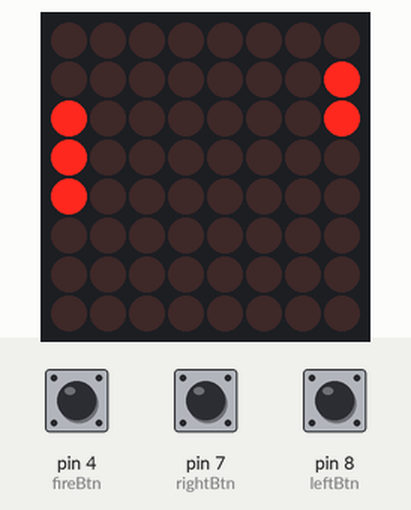
This program was run on a simulated Arduino Uno, built with avr-gcc and run on an emulated ATmega328P. On the bench: 8×8 LED matrix. The inputs (shaded band) are chosen by the test bench; at power-on: pin 4 (fireBtn) HIGH, pin 7 (rightBtn) HIGH, pin 8 (leftBtn) HIGH. Random numbers use the default seed unless the program sets one.

Above: at 1.2 s.
1.3 s: pin 4 (fireBtn) pulled LOW for 3.2 s
At 1.68 s:
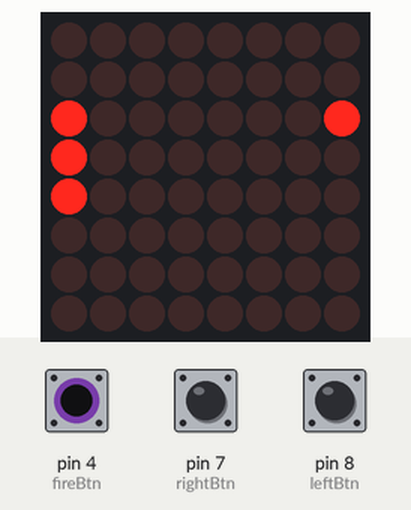
6.0 s: pin 7 (rightBtn) pulled LOW for 0.15 s
At 6.7 s:
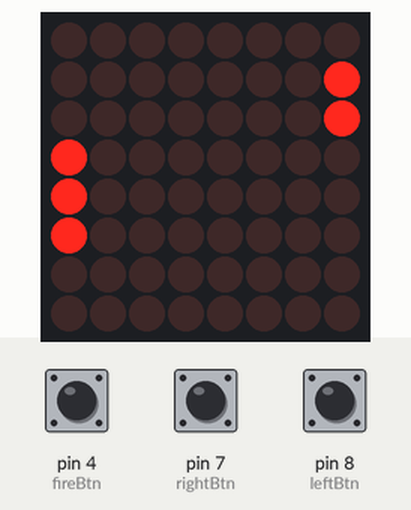
8.8 s: pin 8 (leftBtn) pulled LOW for 1 s
At 10.2 s:
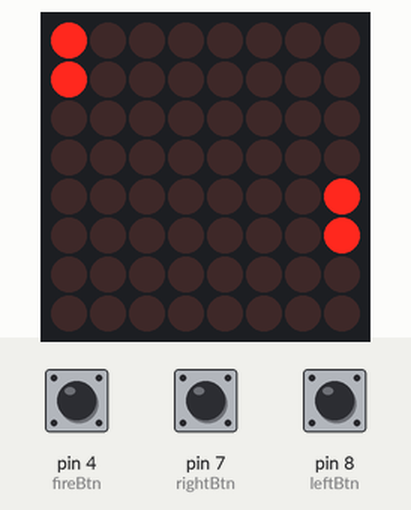
11.3 s: pin 7 (rightBtn) pulled LOW for 1 s
At 12.7 s:
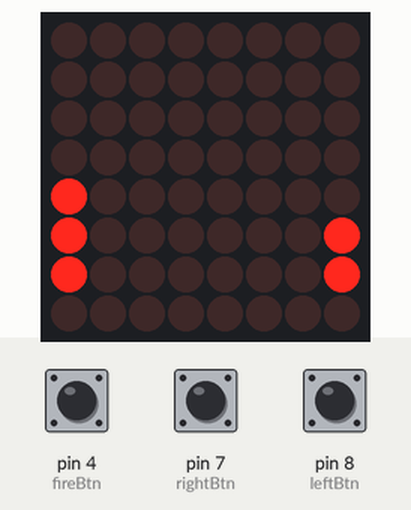
13.8 s: pin 8 (leftBtn) pulled LOW for 0.15 s
At 14.2 s:
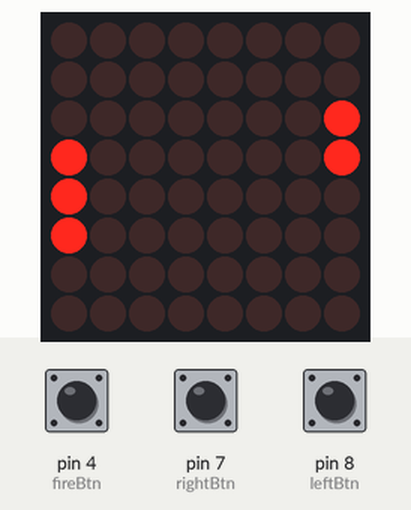
16.9 s: pin 4 (fireBtn) pulled LOW for 1 s
At 18.5 s:
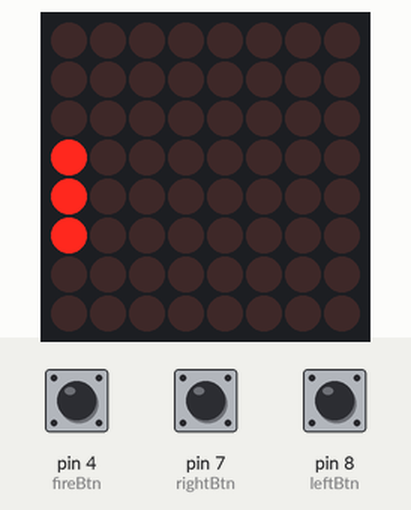

The program:

main.cpp
```cpp
#include "LedControl.h"

/*
    Bottom left of matrix is (0,0), increases up and to the right

    Pins
    ----------
    12 - DIN
    11 - CLK
    10 - CS

    7 - Left Button
    8 - Right Button
    4 - Fire Button
*/

// LED Matrix
#define DIN 12
#define CLK 11
#define CS 10

// Buttons
#define rightBtn 7
#define leftBtn 8
#define fireBtn 4

// Defines led control
LedControl lc= LedControl(12,11,10,1);

// Player variables
uint16_t score;
int8_t playerLeft = 2;
uint8_t playerCenter = 3;
int8_t playerRight = 4;

// Projectiles
bool projSpawned = false;
uint8_t projRow = 1; // row the bullet is currently in (starts at 1)
uint8_t projXB;  // projectile x coord (binary value that represents horizontal position)
uint8_t projX; // cartesian coordinate
uint8_t projY; // cartesian coordinate
unsigned long projLastUpdate; // time of last projectile update
unsigned int projUpdateDelay = 30; // delay between projectile updates (ms)

// Alient Variables
bool alienSpawned = false;
int8_t alienLeft;
int8_t alienRight;
uint8_t alienY;
bool movingRight = true; //keeps track of aliens direction
unsigned long alienLastUpdate; // time when last alien update occured
uint16_t alienUpdateDelay = 500; // delay between alien updates (ms)

// Keeps track of time when a button was released to add a delay
unsigned long buttonPressedTime = 0;

// Delay between button presses (ms)
float buttonDelay = 200;

// Function Prototypes
void MoveLeft();
void MoveRight();
void UpdatePlayerPos();
void ResetPlayerLeds();
void Fire();
void UpdateProjectilePos();
void CheckCollision(                                                                                                                                                                                                                         );
void PrintPlayerPos();

void SpawnAlien();
void MoveAlien();
void UpdateAlienPos();
void ResetAlienLeds();

void setup() {
    Serial.begin(9600);

    // Sets up buttons as inputs
    pinMode(leftBtn, INPUT_PULLUP);
    pinMode(rightBtn, INPUT_PULLUP);
    pinMode(fireBtn, INPUT_PULLUP);

    // Wakes up MAX7219
    lc.shutdown(0,false);

    // Sets brightness from 0 - 15
    lc.setIntensity(0,0);

    // Clears display 0
    lc.clearDisplay(0);

    // Sets initial position
    UpdatePlayerPos();

    SpawnAlien();
}

void loop() {
    // Movement input is only checked if more than 500ms has passed since last input
    if ((millis() - buttonPressedTime) > buttonDelay){
        if (!digitalRead(leftBtn)){
            buttonPressedTime = millis();
            MoveLeft();
        }

        if (!digitalRead(rightBtn)){
            buttonPressedTime = millis();
            MoveRight();
        }

        // Fire should have its own delay separate from the movement buttons
        if (!digitalRead(fireBtn)){
            buttonPressedTime = millis();
            Fire();
        }
    }

    if (projSpawned && (millis() - projLastUpdate) > projUpdateDelay){
        UpdateProjectilePos();
    }

    if (alienSpawned && (millis() - alienLastUpdate) > alienUpdateDelay){
        MoveAlien();
    }

    if (!alienSpawned){
        if (random(0,50000) <= 1){
            SpawnAlien();
        }
    }
}

// Functions
void MoveLeft(){
    if (playerLeft > -1){
        ResetPlayerLeds();
        playerLeft--;
        playerCenter--;
        playerRight--;
        UpdatePlayerPos();
    }
}

void MoveRight(){
    if (playerRight < 8){
        ResetPlayerLeds();
        playerLeft++;
        playerCenter++;
        playerRight++;
        UpdatePlayerPos();
    }
}

void Fire(){
    // Find the starting point of the bullet
    if (projSpawned == false){
        projSpawned = true;
        projLastUpdate = millis();

        projX = playerCenter;
        projXB  = (int)(pow(2, playerCenter)+0.5); // 0.5 added to account for rounding down
        projY = 1;

        // Serial.print("Spawning proj at ");
        // Serial.print(projX);
        // Serial.print(" ,");
        // Serial.println(projY);

        lc.setLed(0, projX, projY, true);
    }
}

// Checks for collision between projectile and alien
void CheckCollision(){
    if (projY == alienY && (projX == alienLeft || projX == alienRight)){
        ResetAlienLeds(); // turns off all alien leds
        alienSpawned = false;
        score++;
    }
}

void UpdateProjectilePos(){
    // y = 8 is just above the top row
    if (projY < 8){
        projLastUpdate = millis(); // updates last update time for delay

        lc.setLed(0, projX, projY, false); // removes light at previous location *** change this to toggle the individual light

        // increments y
        projY++;
        lc.setLed(0, projX, projY, true);
        CheckCollision();
    }else{
        // Proj spawned being false allows us to spawn another
        projSpawned = false;
    }
}

// Resets player LEDs
void ResetPlayerLeds(){
    lc.setLed(0, playerLeft, 0, false);
    lc.setLed(0, playerCenter, 0, false);
    lc.setLed(0, playerRight, 0, false);
}

// Updates player pos to current player position
void UpdatePlayerPos(){
    lc.setLed(0, playerLeft, 0, true);
    lc.setLed(0, playerCenter, 0, true);
    lc.setLed(0, playerRight, 0, true);
}

void SpawnAlien(){
    // sets start pos of alien
    if (random(0,3) == 1){
        alienLeft = -1;
        alienRight = 0;
        alienY = 7;
        movingRight = true;
    }else{
        alienLeft = 8;
        alienRight = 9;
        alienY = 7;
        movingRight = false;
    }

    alienSpawned = true;
    UpdateAlienPos();
}

void MoveAlien(){
    alienLastUpdate = millis();
    if (movingRight){
        ResetAlienLeds();
        alienLeft++;
        alienRight++;
        UpdateAlienPos();

        if (alienRight < 8){
            UpdateAlienPos();
        }else{
            // If we reach the end start moving left
            movingRight = false;
        }
    }else{
        ResetAlienLeds();
        alienLeft--;
        alienRight--;
        UpdateAlienPos();

        if (alienRight > 0){
            UpdateAlienPos();
        }else{
            // If we reach the end start moving left
            movingRight = true;
        }
    }
}

void ResetAlienLeds(){
    lc.setLed(0, alienLeft, alienY, false);
    lc.setLed(0, alienRight, alienY, false);
}

void UpdateAlienPos(){
    lc.setLed(0, alienLeft, alienY, true);
    lc.setLed(0, alienRight, alienY, true);
}
```

Measured:
- what the display in image 2 shows lasts 0.5 s, from 6.4 s to 6.9 s
